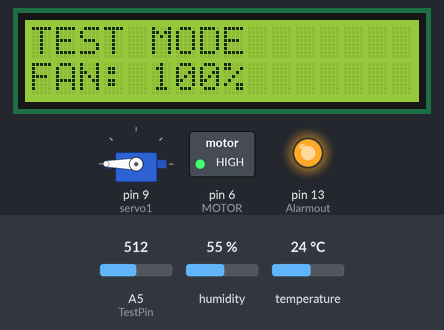
A sketch run on a simulated Arduino Uno, built with avr-gcc and run on an emulated ATmega328P. Parts: 16×2 character LCD, servo, switched loads named in the sketch (green lamp = pin HIGH), output pins drawn as LEDs (lit = HIGH). The inputs (shaded band) are chosen by the test bench; at power-on: A5 (TestPin) = 512, temperature 24 °C, humidity 55 %. What the sketch prints to the serial monitor is not drawn.

Above: at 1.2 s.
1.3 s: A5 (TestPin) set to 106
4.3 s: A5 (TestPin) set to 92
At 5.0 s:
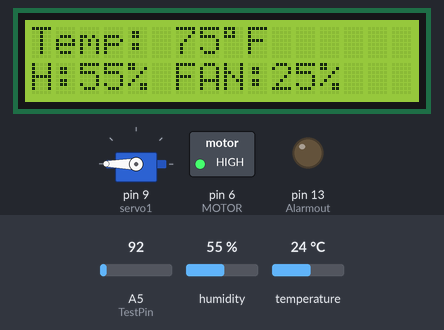
7.2 s: A5 (TestPin) set to 110
At 8.1 s:
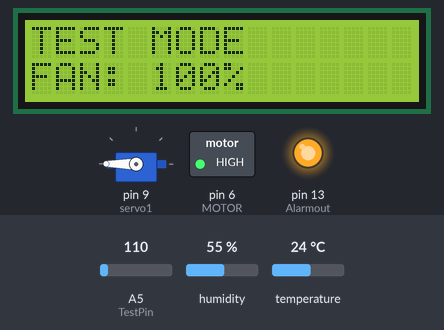
10.2 s: A5 (TestPin) set to 80
At 11.3 s:
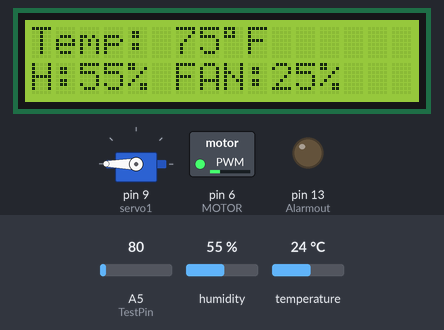
11.8 s: temperature set to 12 °C
At 13.2 s:
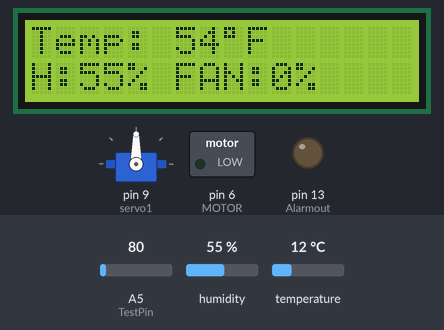
14.8 s: temperature set to 20 °C
At 15.7 s:
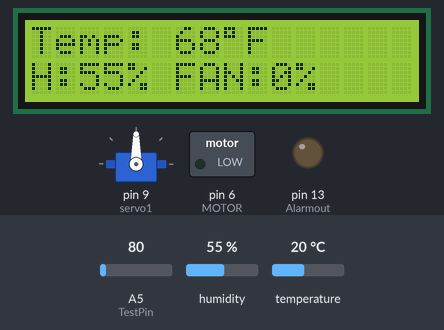
16.8 s: temperature set to 23 °C
At 17.6 s:
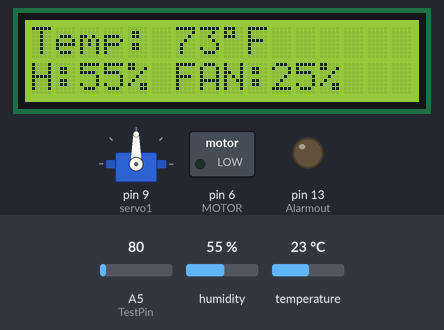
Timing chart, 0 to 19.7 s (numbered marks = the images above; inputs shaded):
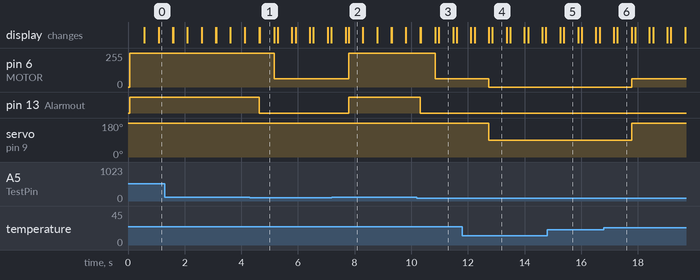

The sketch:

TempHumidControl.ino
```cpp
#include <dht.h>
#include <LiquidCrystal.h>
#include <Wire.h>
#include <Servo.h>

LiquidCrystal lcd(8, 12, 5, 4, 3, 2); //defines pins the LCD is connected to

dht DHT; //defines name for the DHT sensor
#define DHT11_PIN 7 //Pin the DHT sensor is conneced to
#define MOTOR 6 //Defines motor pin
#define Alarmout 13 //Defines Arduino interconnection pin
#define TestPin A5 //pushbutton input pin
Servo servo1; //servo output pin
const int waitValue =500; //easily modifiable wait value
void setup(){
  Serial.begin(9600); //serial enable
   lcd.begin(16, 2); //initializes LCD screen
  pinMode(MOTOR, OUTPUT); //initializes Motor as output
  pinMode(Alarmout, OUTPUT); //initializes Alarm Arduino interconnection as output
  pinMode(TestPin, INPUT);  //Initializes pushbutton as input
  servo1.attach(9); //initializes servo
}
void loop(){
  lcd.setCursor(0,0);
  int testADC=analogRead(TestPin); //reads pushbutton value
  digitalWrite(Alarmout, LOW); //alarm interconnect is naturally, normally low
  if(testADC<=100){ //runs program normally if pushbutton is not depressesd
  if((DHT.temperature*1.8+32.00)>=100 || DHT.humidity>=90){ //Turns alarm on if temperature or humidity is too high
    digitalWrite(Alarmout, HIGH);
    delay(100);
  }

  int chk = DHT.read11(DHT11_PIN),F,H,P; //initializes DHT 11 temperature system values


  int mpercent=0; //initializes fan motor speed to 0
  if(mspeed(DHT.temperature*1.8+32.00)>=mspeed(DHT.humidity)){ //sets motor speed to temperature or humidity dependent on which is calling for a faster speed
    mpercent=mspeed(DHT.temperature*1.8+32.00);
  }
  else {
    mpercent=mspeed(DHT.humidity);
  }
      lcd.print("Temp: "+String(numup(DHT.temperature*1.8+32.00))+String((char)223)+"F"); //prints temperature to LCD display

  lcd.setCursor(0,1); //sets LCD cursor to second line


 lcd.print("H:"+ String(numup(DHT.humidity))+"% FAN:" + String(mpercent)+ "%"); //prints humidity and fan speed percentage to LCD screen
  Serial.println("Temp: "+String(numup(DHT.temperature*1.8+32.00))+String((char)223)+"F"); //prints information to serial monitor for debug
  Serial.println("H:"+ String(numup(DHT.humidity))+"% FAN:" + String(mpercent)+ "%");
  Serial.println("TestPin " +String(testADC));
  Serial.println();
  delay(waitValue);
  lcd.clear(); //clears LCD to reduce print errors


  analogWrite(MOTOR,(2.55*mpercent)); //sets PWM motor speed

  if(mpercent!=0){//sets servo (damper) direction based on if motor is operating or not

    servo1.write(180);
    delay(100);
  }
  else{

    servo1.write(90);
    delay(100);
  }

  }
  else{//runs if pushbutton is depressed
    lcd.clear(); //clears LCD
    lcd.print("TEST MODE");//Prints Test Mode on first line of LCD
    lcd.setCursor(0,1); //sets cursor to second line
    lcd.print("FAN: 100%");//Prints fan speed to second line
    analogWrite(MOTOR, 255);//sets fan speed to 100%
    digitalWrite(Alarmout, HIGH);//sets alarm to on
    servo1.write(180);// opens damper
    delay(waitValue);
    lcd.clear();
  }
}


int numup(float num){//rounds float numbers correctly
  int intpart =num;
  float decimalpart = num-intpart;
  decimalpart=decimalpart*1000;
  if(decimalpart<500){
    return num;
  }
  return num+1;
}

int mspeed(float temp) {//sets motor speed based on temperature or humidity
 int ft = 0;
  if(temp <=70){
   ft=0;}
   else if(temp <=74){
    ft=25;
   }
   else if(temp <=90){
    int mt=temp-70;
    ft=mt*5;
  }
  else{
    ft=100;
  }
  return ft;
  }
```

Measured:
- the behaviour switches between 101 and 100 on A5 (TestPin) (found by bisection; images 0 and 1)
- after the input at 4.3 s, pin 6 (MOTOR): 255/255 → 63/255 after 0.86 s; pin 13 (Alarmout): HIGH → LOW after 0.33 s; the display: first differs from a run without the input after 0.36 s (image 1)
- after the input at 7.2 s, pin 6 (MOTOR): 63/255 → 255/255 after 0.58 s; pin 13 (Alarmout): LOW → HIGH after 0.58 s; the display: first differs from a run without the input after 0.58 s (image 2)
- after the input at 10.2 s, pin 6 (MOTOR): 255/255 → 63/255 after 0.65 s; pin 13 (Alarmout): HIGH → LOW after 0.12 s; the display: first differs from a run without the input after 0.14 s (image 3)
- after the input at 11.8 s, pin 6 (MOTOR): 63/255 → 0/255 after 0.94 s; servo on pin 9 (servo1): 180° → 90° after 0.94 s; the display: first differs from a run without the input after 0.44 s (image 4)
- after the input at 14.8 s, the display: first differs from a run without the input after 0.59 s (image 5)
- after the input at 16.8 s, pin 6 (MOTOR): 0/255 → 63/255 after 0.98 s; servo on pin 9 (servo1): 90° → 180° after 0.98 s; the display: first differs from a run without the input after 0.48 s (image 6)
